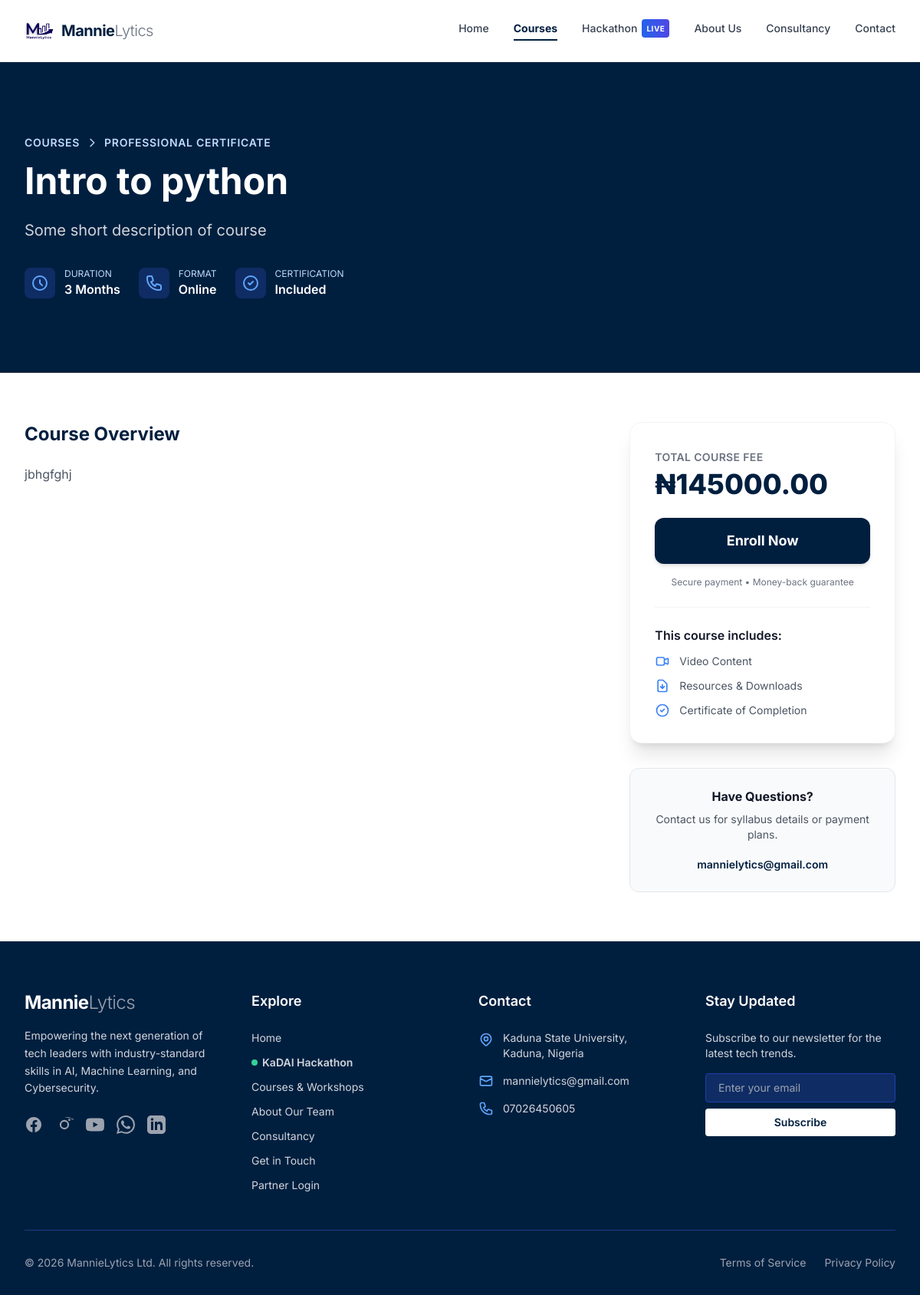
The page /courses/1/ on the database its author committed.
### courses/models.py (models this page shows, shortened)
class Course(models.Model):
    title = models.CharField(max_length=200)
    description = models.TextField(blank=True, null=True)
    short_description = models.CharField(max_length=300, blank=True)
    image = models.ImageField(upload_to='course_images/', blank=True, null=True,  storage=MediaCloudinaryStorage())  # Explicitly set the storage)
    features = models.TextField(help_text="Enter features separated by new lines", blank=True, null=True)
    duration = models.CharField(max_length=100, help_text="e.g., 3 months, 6 weeks", blank=True, null=True)
    price = models.DecimalField(max_digits=10, decimal_places=2, default=0.00, null=True, blank=True)
    certification = models.BooleanField(default=True)
    is_active = models.BooleanField(default=True)
    created_at = models.DateTimeField(default=timezone.now)
    updated_at = models.DateTimeField(auto_now=True)
    class Meta:
        ordering = ['-created_at']

### courses/views.py (the view)
# urls.py: path('<int:pk>/', views.CourseDetailView.as_view(), name='course_detail'),
class CourseDetailView(DetailView):
    model = Course
    template_name = 'courses/course_detail.html'
    context_object_name = 'course'
    def get_queryset(self):
        return Course.objects.filter(is_active=True)

### templates/courses/course_detail.html (shortened to what this page needs)
{% extends 'core/base.html' %}
{% load static %}
{% block content %}
<div class="bg-brand-navy text-white py-16 md:py-24 border-b border-gray-800">
    <div class="max-w-7xl mx-auto px-4 sm:px-6 lg:px-8">
        <div class="flex flex-col md:flex-row gap-8 items-start">
            <div class="flex-grow max-w-4xl">
                <div class="flex items-center space-x-2 text-blue-200 text-sm font-semibold uppercase tracking-wider mb-4">
                    <span>Courses</span>
                    <svg class="w-4 h-4" fill="none" stroke="currentColor" viewBox="0 0 24 24"><path stroke-linecap="round" stroke-linejoin="round" stroke-width="2" d="M9 5l7 7-7 7"></path></svg>
                    <span>{{ course.level|default:"Professional Certificate" }}</span>
                </div>
                <h1 class="text-3xl md:text-5xl font-bold mb-6 leading-tight">{{ course.title }}</h1>
                <p class="text-xl text-gray-300 leading-relaxed max-w-3xl">
                    {{ course.short_description|default:course.description|truncatewords:30 }}
                </p>
                <div class="flex flex-wrap gap-6 mt-8">
                    <div class="flex items-center">
                        <div class="p-2 bg-blue-900/50 rounded-lg mr-3">
                            <svg class="w-6 h-6 text-blue-400" fill="none" stroke="currentColor" viewBox="0 0 24 24"><path stroke-linecap="round" stroke-linejoin="round" stroke-width="2" d="M12 8v4l3 3m6-3a9 9 0 11-18 0 9 9 0 0118 0z"></path></svg>
                        </div>
                        <div>
                            <div class="text-xs text-blue-200 uppercase">Duration</div>
                            <div class="font-semibold">{{ course.duration }}</div>
                        </div>
                    </div>
                    <div class="flex items-center">
                         <div class="p-2 bg-blue-900/50 rounded-lg mr-3">
                        </div>
                         <div>
                            <div class="text-xs text-blue-200 uppercase">Format</div>
                            <div class="font-semibold">Online</div>
                        </div>
                    </div>
                    <div class="flex items-center">
                         <div class="p-2 bg-blue-900/50 rounded-lg mr-3">
                            <svg class="w-6 h-6 text-blue-400" fill="none" stroke="currentColor" viewBox="0 0 24 24"><path stroke-linecap="round" stroke-linejoin="round" stroke-width="2" d="M9 12l2 2 4-4m6 2a9 9 0 11-18 0 9 9 0 0118 0z"></path></svg>
                        </div>
                         <div>
                            <div class="text-xs text-blue-200 uppercase">Certification</div>
                            <div class="font-semibold">Included</div>
                        </div>
                    </div>
                </div>
            </div>
        </div>
    </div>
</div>
<div class="py-16 bg-white">
    <div class="max-w-7xl mx-auto px-4 sm:px-6 lg:px-8">
        <div class="grid grid-cols-1 lg:grid-cols-3 gap-12">
            <div class="lg:col-span-2 space-y-12">
                <section>
                    <h2 class="text-2xl font-bold text-brand-navy mb-6">Course Overview</h2>
                    <div class="prose prose-lg text-gray-600 max-w-none">
                        {{ course.description|linebreaks }}
                    </div>
                </section>
            </div>
            <div class="lg:col-span-1">
                <div class="sticky top-24 space-y-8">
                    <div class="bg-white rounded-2xl shadow-xl border border-gray-100 overflow-hidden">
                        <div class="p-8">
                            <div class="mb-6">
                                <span class="text-gray-500 text-sm uppercase tracking-wide font-semibold">Total Course Fee</span>
                                <div class="flex items-baseline mt-1">
                                    <span class="text-4xl font-extrabold text-brand-navy">
                                        {% if course.price %}
                                            ₦{{ course.price }}
                                        {% else %}
                                            Unbeatable Value
                                        {% endif %}
                                    </span>
                                </div>
                            </div>
                            <a href="https://docs.google.com/forms/d/e/1FAIpQLSeNFfc3FrJ_6xBFFvC-qt2Q-y3vabCN3kXi98G16U9CNIkxRA/viewform" target="_blank" class="block w-full text-center py-4 bg-brand-navy text-white text-lg font-bold rounded-xl hover:bg-blue-900 transition-all shadow-md transform hover:-translate-y-0.5 mb-4">
                                Enroll Now
                            </a>
                            <p class="text-center text-xs text-gray-500 mb-6">Secure payment • Money-back guarantee</p>
                            <div class="space-y-3 pt-6 border-t border-gray-100">
                                <h4 class="font-semibold text-gray-900 mb-2">This course includes:</h4>
                                <div class="flex items-center text-sm text-gray-600">
                                    <svg class="w-5 h-5 text-blue-500 mr-3" fill="none" stroke="currentColor" viewBox="0 0 24 24"><path stroke-linecap="round" stroke-linejoin="round" stroke-width="2" d="M15 10l4.553-2.276A1 1 0 0121 8.618v6.764a1 1 0 01-1.447.894L15 14M5 18h8a2 2 0 002-2V8a2 2 0 00-2-2H5a2 2 0 00-2 2v8a2 2 0 002 2z"></path></svg>
                                    <span>Video Content</span>
                                </div>
                                <div class="flex items-center text-sm text-gray-600">
                                    <svg class="w-5 h-5 text-blue-500 mr-3" fill="none" stroke="currentColor" viewBox="0 0 24 24"><path stroke-linecap="round" stroke-linejoin="round" stroke-width="2" d="M12 10v6m0 0l-3-3m3 3l3-3m2 8H7a2 2 0 01-2-2V5a2 2 0 012-2h5.586a1 1 0 01.707.293l5.414 5.414a1 1 0 01.293.707V19a2 2 0 01-2 2z"></path></svg>
                                    <span>Resources & Downloads</span>
                                </div>
                                <div class="flex items-center text-sm text-gray-600">
                                    <svg class="w-5 h-5 text-blue-500 mr-3" fill="none" stroke="currentColor" viewBox="0 0 24 24"><path stroke-linecap="round" stroke-linejoin="round" stroke-width="2" d="M9 12l2 2 4-4m6 2a9 9 0 11-18 0 9 9 0 0118 0z"></path></svg>
                                    <span>Certificate of Completion</span>
                                </div>
                            </div>
                        </div>
                    </div>
                    <div class="bg-gray-50 rounded-xl p-6 border border-gray-200 text-center">
                        <h4 class="font-bold text-gray-900 mb-2">Have Questions?</h4>
                        <p class="text-sm text-gray-600 mb-4">Contact us for syllabus details or payment plans.</p>
                         <a href="mailto:mannielytics@gmail.com" class="text-brand-navy font-semibold text-sm hover:underline">mannielytics@gmail.com</a>
                    </div>
                </div>
            </div>
        </div>
    </div>
</div>
{% endblock %}

### templates/core/base.html (style rules this page uses)
body { font-family: 'Inter', sans-serif; }

### rows shown on the page
Course: title "Intro to python", short_description "Some short description of course", duration "3 Months", description "jbhgfghj", price "145000.00"

### other values the page prints
{{ course.level|default:"Professional Certificate" }} "PROFESSIONAL CERTIFICATE"
